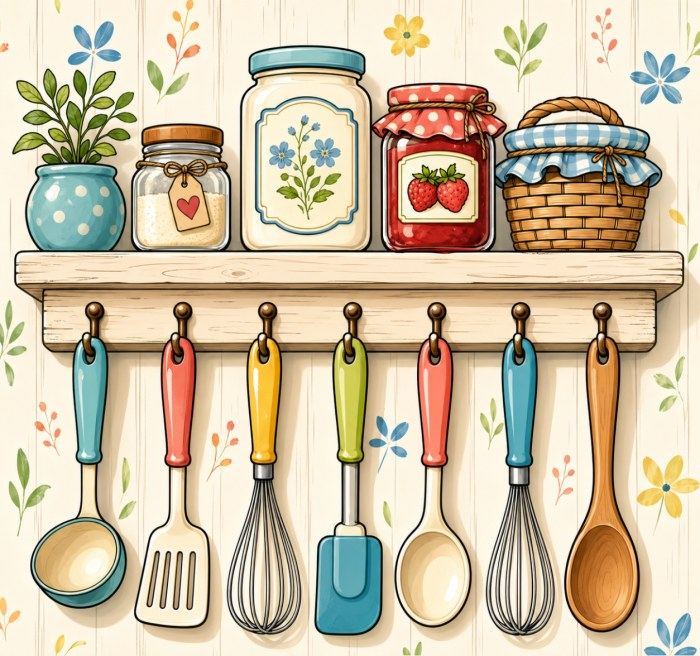
#> input picture Colour Mate/Colour Mate/Colour Mate/app/src/debug/assets/reveal/original.jpg, 700 x 656 px
$ python -i border_engine.py   (imports and definitions only)   (older library calls are emulated)
#> lines starting #> are read from the running program, lines starting #| are printed output that depends on the picture; after the words box and inside, x2 and y2 are one past the last pixel; in counts of white or black regions, pixels touching at a corner belong together
### backend/services/region_leak_validator.py
"""Quality Fix 4 — region-aware leak validator (PBSE S8).

Upgrades leak detection from proximity (endpoint pairs within a radius) to an
actual **flood-fill escape test**, comparing the line art BEFORE and AFTER border
repair.

Method (exactly the task's description):
  1. Partition the repaired line art into its intended closed areas
     (connected white components = the same regions the engine will fill).
  2. Flood-fill each intended region from a guaranteed-interior seed.
  3. Detect escape — a flood that spills far beyond its region (into a neighbour)
     or reaches the image frame from an interior region (background bleed).
  4. Run the same fill on the PRE-repair walls to see which leaks the repair
     fixed (before/after comparison).

Why flood-fill (not an erosion/neck heuristic): a real closed line art always
partitions the canvas into valid components, so testing containment on the
defining walls is honest and false-positive-free. Legitimate thin regions (a
yarn ball's strands, a slim curtain) do NOT get flagged, because their fill still
stays inside their own borders. It changes no palette, numbers, regions, or
colors.
"""
from __future__ import annotations

from pathlib import Path

import cv2
import numpy as np

ESCAPE_TOL = 1.5  # a fill covering >1.5x its region's area has escaped it


def _passable(gray: np.ndarray) -> np.ndarray:
    """255 where a fill can pass (white), 0 at ink/walls."""
    _, bw = cv2.threshold(gray, 127, 255, cv2.THRESH_BINARY)
    return bw


def _flood(passable: np.ndarray, seed: tuple[int, int]) -> tuple[int, bool]:
    """Flood a passable image from `seed`; return (filled_area, touches_frame)."""
    x, y = int(seed[0]), int(seed[1])
    if passable[y, x] != 255:
        return 0, False
    img = passable.copy()
    h, w = img.shape
    mask = np.zeros((h + 2, w + 2), np.uint8)
    cv2.floodFill(img, mask, (x, y), 128, 0, 0, 4)
    filled = img == 128
    touches = bool(filled[0, :].any() or filled[-1, :].any()
                   or filled[:, 0].any() or filled[:, -1].any())
    return int(filled.sum()), touches


def _seed(labels: np.ndarray, lbl: int) -> tuple[int, int]:
    """Deepest interior point of a region (distance-transform max) — always inside."""
    mask = (labels == lbl).astype(np.uint8)
    dt = cv2.distanceTransform(mask, cv2.DIST_L2, 5)
    _, _, _, maxloc = cv2.minMaxLoc(dt)
    return maxloc  # (x, y)


def validate(pre_gray: np.ndarray, post_gray: np.ndarray,
             leak_map_path: Path | None = None) -> dict:
    h, w = post_gray.shape
    min_region = max(200, int(0.0004 * h * w))

    p_post = _passable(post_gray)
    p_pre = _passable(pre_gray)
    num, labels, stats, _ = cv2.connectedComponentsWithStats(
        (p_post > 0).astype(np.uint8), connectivity=4
    )
    frame_labels = set(np.unique(np.concatenate([
        labels[0, :], labels[-1, :], labels[:, 0], labels[:, -1]
    ]).tolist()))
    frame_labels.discard(0)

    region_leak_ids: list[int] = []   # remaining: interior region escapes into neighbour
    background_leak_ids: list[int] = []  # remaining: interior region reaches the frame
    fixed_ids: list[int] = []          # was leaking on pre-repair walls, now contained
    closed_areas = 0

    for lbl in range(1, num):
        area = int(stats[lbl, cv2.CC_STAT_AREA])
        if area < min_region:
            continue
        closed_areas += 1
        if lbl in frame_labels:
            continue  # background/border regions legitimately touch the frame
        seed = _seed(labels, lbl)

        post_area, post_touch = _flood(p_post, seed)   # containment in final output
        pre_area, pre_touch = _flood(p_pre, seed)       # containment before repair

        escaped_post = post_touch or post_area > area * ESCAPE_TOL
        escaped_pre = pre_touch or pre_area > area * ESCAPE_TOL

        if post_touch:
            background_leak_ids.append(lbl)
        elif escaped_post:
            region_leak_ids.append(lbl)
        elif escaped_pre:
            fixed_ids.append(lbl)

    region_leak_count = len(region_leak_ids)
    background_leak_count = len(background_leak_ids)
    leaking_region_ids = region_leak_ids + background_leak_ids
    leak_pass = region_leak_count == 0 and background_leak_count == 0

    if leak_pass:
        reason = (
            f"Flood-fill test passed on all {closed_areas} closed areas: every "
            f"interior region's fill stays inside its borders (no escape into a "
            f"neighbour or the background)"
        )
        if fixed_ids:
            reason += f"; border repair fixed {len(fixed_ids)} region(s) that leaked before repair"
        reason += "."
    else:
        reason = (
            f"{region_leak_count} region(s) escape into a neighbour and "
            f"{background_leak_count} interior region(s) reach the background "
            f"(ids {leaking_region_ids})."
        )

    if leak_map_path is not None:
        canvas = np.full((h, w, 3), 255, np.uint8)
        canvas[labels == 0] = (30, 30, 30)          # line art
        for lbl in fixed_ids:                        # fixed-by-repair = green
            canvas[labels == lbl] = (90, 200, 90)
        for lbl in leaking_region_ids:               # remaining leak = red
            canvas[labels == lbl] = (60, 60, 220)
        cv2.imwrite(str(leak_map_path), canvas)

    return {
        "region_leak_count": int(region_leak_count),
        "background_leak_count": int(background_leak_count),
        "leaking_region_ids": leaking_region_ids,
        "leak_pass_reason": reason,
        "leak_pass": bool(leak_pass),
        "closed_areas_before": None,   # filled in by run() context if needed
        "closed_areas_after": int(closed_areas),
        "leaks_fixed_by_repair": len(fixed_ids),
    }

### backend/services/border_engine.py
"""Perfect Border & Shape Engine (PBSE) — v1.

Implements the small, practical v1 subset of the PBSE architecture
(`research/06_algorithms/PERFECT_BORDER_ENGINE_ARCHITECTURE.md`):

    S1 Field extraction   — edge confidence, local contrast, edge density, endpoints
    S3/S5 Validation      — endpoints, fragments, suspected gaps, leak risk
    S5 Gap repair upgrade — bridge 1-2px gaps via endpoint pairing (no false merge)
    S6/S7 Shape refine    — reduce stair-step jaggedness, smooth curves, keep corners
    S8 Validation report  — border_quality_report.json fields

Operates ONLY on the border/line-art layer. It does not touch palette, numbers,
color, or regions — those are produced downstream from the refined line art.
Line art remains the source of truth (Rulebook I2).
"""
from __future__ import annotations

from pathlib import Path

import cv2
import numpy as np

from services import region_leak_validator, region_split_detector

# Bridge only genuinely small near-miss gaps. A 1-2px source gap shows up as a
# slightly larger endpoint separation once strokes are thinned (thinning recedes
# ragged stub ends), so the safe catch radius is a few px. Kept small so we never
# fuse two intended regions (endpoint bridging, not area dilation).
GAP_RADIUS = 6.0
BRIDGE_THICKNESS = 2

_NEIGH8 = np.array([[1, 1, 1], [1, 0, 1], [1, 1, 1]], np.uint8)


# --------------------------------------------------------------------------- #
# primitives
# --------------------------------------------------------------------------- #
def _to_lines(gray: np.ndarray) -> np.ndarray:
    """Return a binary {0,1} stroke map (1 = ink) from a black-on-white line art."""
    _, bw = cv2.threshold(gray, 127, 255, cv2.THRESH_BINARY)
    return (cv2.bitwise_not(bw) > 0).astype(np.uint8)


def _fragments(binary: np.ndarray) -> int:
    n, _ = cv2.connectedComponents(binary, connectivity=8)
    return max(0, n - 1)


def _thin(binary: np.ndarray) -> np.ndarray:
    """Zhang-Suen thinning to a 1px skeleton (for endpoint/topology analysis only;
    the exported line art keeps its original thickness)."""
    img = (binary > 0).astype(np.uint8)
    img[0, :] = img[-1, :] = img[:, 0] = img[:, -1] = 0  # avoid roll wrap artifacts
    changed, guard = True, 0
    while changed and guard < 60:
        guard += 1
        changed = False
        for step in (0, 1):
            N = np.roll(img, 1, 0); S = np.roll(img, -1, 0)
            E = np.roll(img, -1, 1); W = np.roll(img, 1, 1)
            NE = np.roll(N, -1, 1); SE = np.roll(S, -1, 1)
            SW = np.roll(S, 1, 1); NW = np.roll(N, 1, 1)
            P = [N, NE, E, SE, S, SW, W, NW]  # P2..P9 clockwise
            B = sum(P)
            seq = P + [N]
            A = sum(((seq[k] == 0) & (seq[k + 1] == 1)).astype(np.uint8) for k in range(8))
            cond = (img == 1) & (B >= 2) & (B <= 6) & (A == 1)
            if step == 0:
                cond &= (N * E * S == 0) & (E * S * W == 0)
            else:
                cond &= (N * E * W == 0) & (N * S * W == 0)
            if cond.any():
                img[cond] = 0
                changed = True
    return img


def _endpoints(skel: np.ndarray) -> np.ndarray:
    """Endpoint coordinates (y,x) — skeleton pixels with exactly one 8-neighbour."""
    neigh = cv2.filter2D(skel, -1, _NEIGH8, borderType=cv2.BORDER_CONSTANT)
    ys, xs = np.where((skel == 1) & (neigh == 1))
    return np.stack([ys, xs], axis=1) if len(ys) else np.empty((0, 2), int)


def _gap_pairs(coords: np.ndarray, radius: float) -> list[tuple[int, int, float]]:
    """Endpoint pairs within `radius` (grid-bucketed). These are bridgeable gaps."""
    pairs: list[tuple[int, int, float]] = []
    if len(coords) < 2:
        return pairs
    cell = max(1, int(radius))
    buckets: dict[tuple[int, int], list[int]] = {}
    for idx, (y, x) in enumerate(coords):
        buckets.setdefault((x // cell, y // cell), []).append(idx)
    for idx, (y, x) in enumerate(coords):
        gx, gy = x // cell, y // cell
        for dx in (-1, 0, 1):
            for dy in (-1, 0, 1):
                for jdx in buckets.get((gx + dx, gy + dy), []):
                    if jdx <= idx:
                        continue
                    yy, xx = coords[jdx]
                    d = float(np.hypot(x - xx, y - yy))
                    if 0 < d <= radius:
                        pairs.append((idx, jdx, d))
    return pairs


# Jaggedness is measured on STRUCTURAL contours only (silhouette / large shape
# edges). Fine fur/texture contours are meant to stay detailed, so counting them
# would swamp the metric — BORD-021 is about smoothing structural stair-steps.
STRUCTURAL_MIN_LEN = 60


def _jaggedness(binary: np.ndarray) -> float:
    """Mean pixel-scale turning angle along STRUCTURAL stroke contours, in [0,1].
    Stair-steps produce many ~90 deg turns -> high score; smooth curves -> low."""
    contours, _ = cv2.findContours(binary, cv2.RETR_LIST, cv2.CHAIN_APPROX_NONE)
    total_angle, total_pts = 0.0, 0
    for c in contours:
        p = c.reshape(-1, 2).astype(np.float64)
        if len(p) < STRUCTURAL_MIN_LEN:
            continue
        v = np.roll(p, -1, axis=0) - p
        n = np.linalg.norm(v, axis=1)
        n[n == 0] = 1.0
        v /= n[:, None]
        dots = np.clip((v * np.roll(v, -1, axis=0)).sum(axis=1), -1.0, 1.0)
        angles = np.arccos(dots)
        total_angle += float(angles.sum())
        total_pts += len(p)
    if total_pts == 0:
        return 0.0
    return round((total_angle / total_pts) / np.pi, 4)


def _refine_shape(gray: np.ndarray) -> np.ndarray:
    """Sub-pixel anti-alias: supersample -> blur -> threshold -> downsample, then a
    1px morphological close so resampling can never reopen a stroke (connectivity-
    safe, per architecture S6 'must not reopen a closed face'). Small sigma keeps
    real high-amplitude corners intact."""
    h, w = gray.shape
    up = cv2.resize(gray, (w * 2, h * 2), interpolation=cv2.INTER_LINEAR)
    up = cv2.GaussianBlur(up, (3, 3), 1.0)
    _, up = cv2.threshold(up, 127, 255, cv2.THRESH_BINARY)
    down = cv2.resize(up, (w, h), interpolation=cv2.INTER_AREA)
    _, out = cv2.threshold(down, 127, 255, cv2.THRESH_BINARY)
    # Heal any hairline breaks introduced by resampling (operate on the ink layer).
    ink = cv2.bitwise_not(out)
    ink = cv2.morphologyEx(ink, cv2.MORPH_CLOSE, np.ones((3, 3), np.uint8))
    return cv2.bitwise_not(ink)


def _image_fields(preprocessed_path: Path | None, strokes: np.ndarray) -> tuple[float, float]:
    """Edge confidence (mean gradient magnitude under strokes, 0..1) and mean
    local contrast of the working image. Returns (edge_confidence, local_contrast)."""
    if preprocessed_path is None or not Path(preprocessed_path).exists():
        return 0.0, 0.0
    img = cv2.imread(str(preprocessed_path), cv2.IMREAD_GRAYSCALE).astype(np.float32)
    gx = cv2.Sobel(img, cv2.CV_32F, 1, 0, ksize=3)
    gy = cv2.Sobel(img, cv2.CV_32F, 0, 1, ksize=3)
    mag = np.sqrt(gx * gx + gy * gy)
    mag /= (mag.max() + 1e-6)
    mask = strokes > 0
    edge_conf = float(mag[mask].mean()) if mask.any() else 0.0
    mean = cv2.boxFilter(img, -1, (7, 7))
    sq = cv2.boxFilter(img * img, -1, (7, 7))
    local_std = np.sqrt(np.maximum(sq - mean * mean, 0.0))
    local_contrast = float(local_std.mean() / 255.0)
    return round(edge_conf, 4), round(local_contrast, 4)


# --------------------------------------------------------------------------- #
# public API
# --------------------------------------------------------------------------- #
def analyze(gray: np.ndarray) -> dict:
    """Border-graph validation metrics for a black-on-white line art."""
    strokes = _to_lines(gray)
    skel = _thin(strokes)
    coords = _endpoints(skel)
    gaps = _gap_pairs(coords, GAP_RADIUS)
    return {
        "endpoints": int(len(coords)),
        "fragments": _fragments(strokes),
        "suspected_gaps": len(gaps),
        "jaggedness": _jaggedness(strokes),
        "_coords": coords,
        "_gaps": gaps,
        "_strokes": strokes,
    }


def run(lineart_path: Path, out_path: Path, preprocessed_path: Path | None = None,
        profile: dict | None = None, leak_map_path: Path | None = None,
        merged_map_path: Path | None = None, split_preview_path: Path | None = None) -> dict:
    """Full PBSE v1 pass. Reads the line art, validates, repairs 1-2px gaps,
    refines shape, writes the refined line art to `out_path`, and returns the
    border quality report (incl. Quality Fix 4 region-aware leak validation)."""
#> called with out_path = 'out.png'
    gray = cv2.imread(str(lineart_path), cv2.IMREAD_GRAYSCALE)
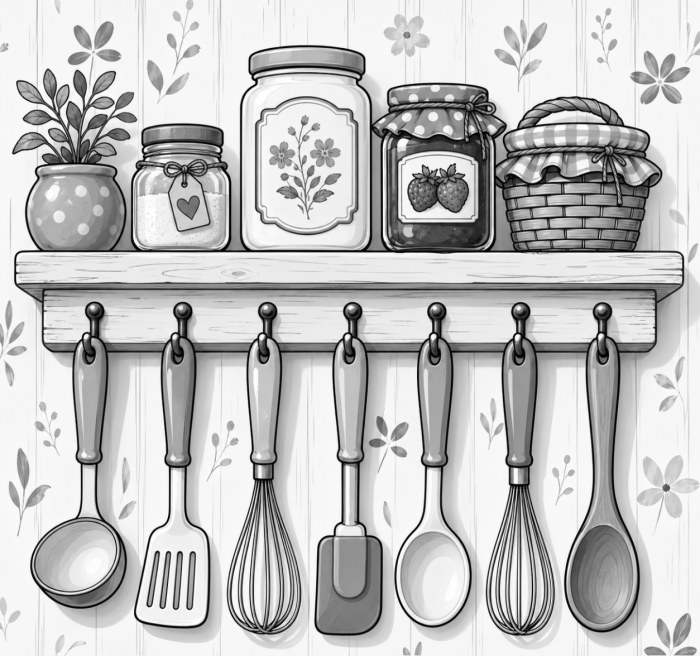
#> gray: shape (656, 700); min 0, max 255, mean 193.8

    # --- S1 fields + BEFORE validation ---
    before = analyze(gray)
#> in _to_lines, `_, bw = cv2.threshold(gray, 127, 255, cv2.THRESH_BINARY)`:
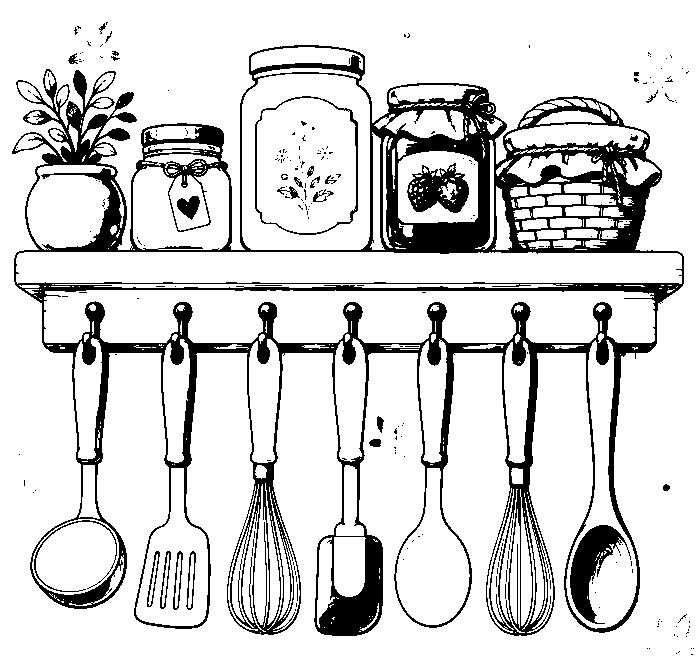
#> bw: shape (656, 700); 84% white; 248 black regions (219 under 20 px), largest, box (x1, y1, x2, y2) and area: (12, 45, 684, 636) 65613, (570, 525, 631, 624) 2368, (407, 163, 469, 213) 1798
#> after the loop in _thin, `while changed and guard < 60:`:
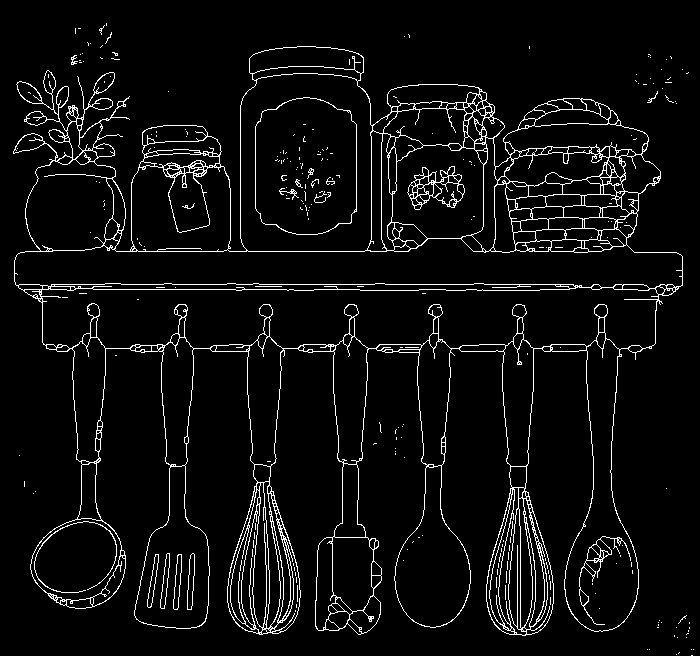
#> N: shape (656, 700); values 0 (black) and 1 (white), 5.3% white in thin lines or dots
#> after the loop in _thin, `while changed and guard < 60:`:
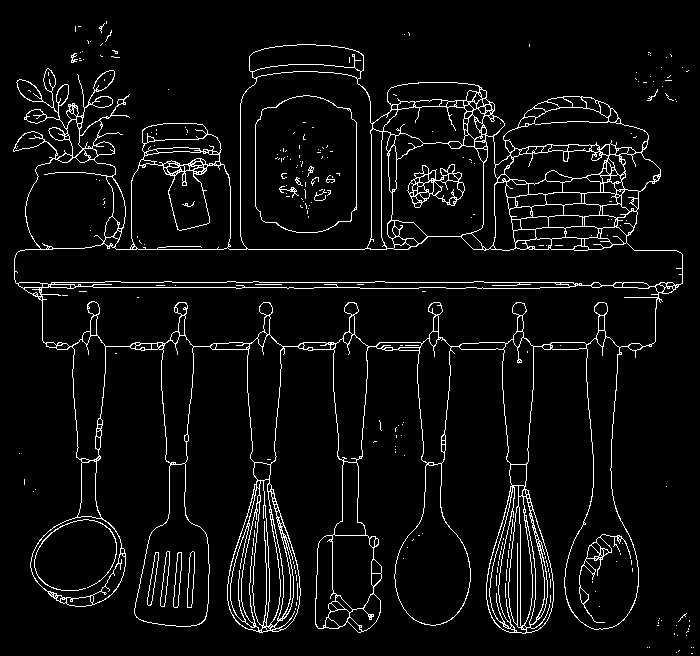
#> S: shape (656, 700); values 0 (black) and 1 (white), 5.3% white in thin lines or dots
#> after the loop in _thin, `while changed and guard < 60:`:
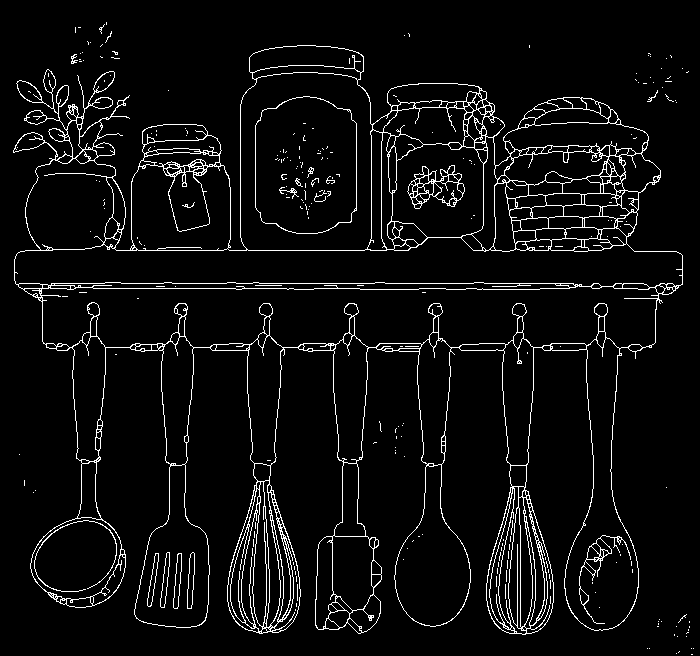
#> img: shape (656, 700); values 0 (black) and 1 (white), 5.3% white in thin lines or dots
#> after the loop in _thin, `while changed and guard < 60:`: guard = 16
#> in _endpoints, `neigh = cv2.filter2D(skel, -1, _NEIGH8, borderType=cv2.BORDER_CONSTANT)`:
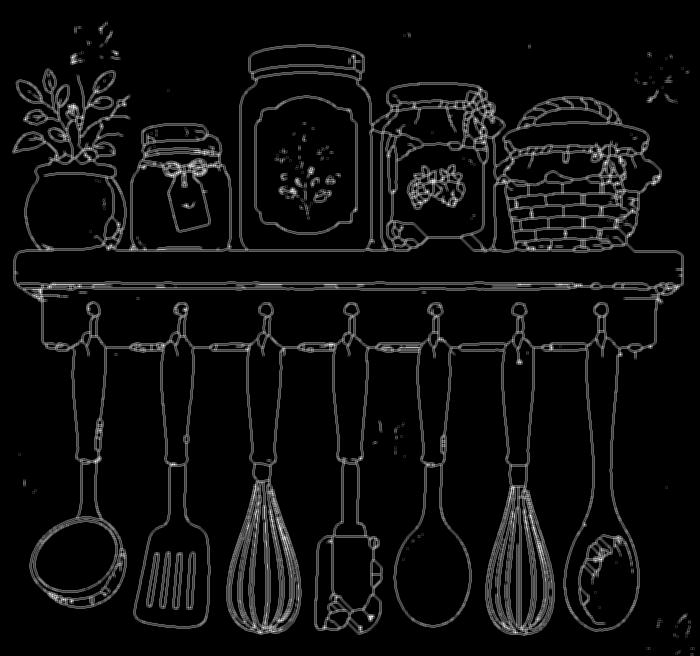
#> neigh: shape (656, 700); min 0, max 8, mean 0.421; drawn with min black and max white
#> in _endpoints, `ys, xs = np.where((skel == 1) & (neigh == 1))`: ys = 438 values from 22 to 654; xs = 438 values, max 692 at index 437, min 16 at index 116, mean 359.7
#> in analyze, `coords = _endpoints(skel)`: coords = 438 pairs, first value 22 to 654, second value 16 to 692
#> (the rest of the program and of its run is left out)
